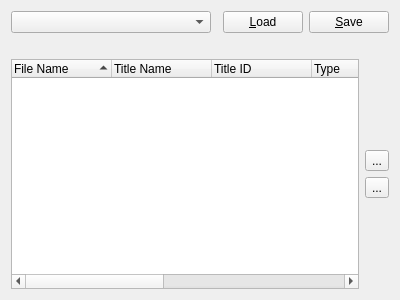
<?xml version="1.0" encoding="UTF-8"?>
<ui version="4.0">
 <class>MainWindow</class>
 <widget class="QMainWindow" name="MainWindow">
  <property name="geometry">
   <rect>
    <x>0</x>
    <y>0</y>
    <width>400</width>
    <height>300</height>
   </rect>
  </property>
  <property name="windowTitle">
   <string>FATOrderFile © 2015 Garou @GBAtemp</string>
  </property>
  <widget class="QWidget" name="centralWidget">
   <layout class="QGridLayout" name="gridLayout">
    <item row="3" column="4">
     <layout class="QGridLayout" name="gridLayoutArrange">
      <item row="1" column="0">
       <widget class="QToolButton" name="upButton">
        <property name="text">
         <string>...</string>
        </property>
       </widget>
      </item>
      <item row="2" column="0">
       <widget class="QToolButton" name="downButton">
        <property name="text">
         <string>...</string>
        </property>
       </widget>
      </item>
      <item row="0" column="0">
       <spacer name="verticalSpacerUp">
        <property name="orientation">
         <enum>Qt::Vertical</enum>
        </property>
        <property name="sizeHint" stdset="0">
         <size>
          <width>20</width>
          <height>40</height>
         </size>
        </property>
       </spacer>
      </item>
      <item row="3" column="0">
       <spacer name="verticalSpacerDown">
        <property name="orientation">
         <enum>Qt::Vertical</enum>
        </property>
        <property name="sizeHint" stdset="0">
         <size>
          <width>20</width>
          <height>40</height>
         </size>
        </property>
       </spacer>
      </item>
     </layout>
    </item>
    <item row="2" column="0">
     <spacer name="verticalSpacer">
      <property name="orientation">
       <enum>Qt::Vertical</enum>
      </property>
      <property name="sizeType">
       <enum>QSizePolicy::Maximum</enum>
      </property>
      <property name="sizeHint" stdset="0">
       <size>
        <width>20</width>
        <height>20</height>
       </size>
      </property>
     </spacer>
    </item>
    <item row="3" column="0" colspan="4">
     <widget class="QTreeWidget" name="treeWidget">
      <property name="sortingEnabled">
       <bool>true</bool>
      </property>
      <column>
       <property name="text">
        <string>File Name</string>
       </property>
      </column>
      <column>
       <property name="text">
        <string>Title Name</string>
       </property>
      </column>
      <column>
       <property name="text">
        <string>Title ID</string>
       </property>
      </column>
      <column>
       <property name="text">
        <string>Type</string>
       </property>
      </column>
      <column>
       <property name="text">
        <string>Size</string>
       </property>
      </column>
      <column>
       <property name="text">
        <string>Date Created</string>
       </property>
      </column>
      <column>
       <property name="text">
        <string>Date Last Accessed</string>
       </property>
      </column>
      <column>
       <property name="text">
        <string>Date Modified</string>
       </property>
      </column>
     </widget>
    </item>
    <item row="0" column="0" colspan="5">
     <layout class="QGridLayout" name="gridLayoutCommand">
      <item row="0" column="0">
       <widget class="QComboBox" name="comboBox">
        <property name="sizePolicy">
         <sizepolicy hsizetype="Minimum" vsizetype="Fixed">
          <horstretch>0</horstretch>
          <verstretch>0</verstretch>
         </sizepolicy>
        </property>
        <property name="minimumSize">
         <size>
          <width>200</width>
          <height>0</height>
         </size>
        </property>
       </widget>
      </item>
      <item row="0" column="1">
       <spacer name="horizontalSpacer">
        <property name="orientation">
         <enum>Qt::Horizontal</enum>
        </property>
        <property name="sizeHint" stdset="0">
         <size>
          <width>40</width>
          <height>20</height>
         </size>
        </property>
       </spacer>
      </item>
      <item row="0" column="2">
       <widget class="QPushButton" name="loadButton">
        <property name="sizePolicy">
         <sizepolicy hsizetype="Fixed" vsizetype="Fixed">
          <horstretch>0</horstretch>
          <verstretch>0</verstretch>
         </sizepolicy>
        </property>
        <property name="text">
         <string>&amp;Load</string>
        </property>
       </widget>
      </item>
      <item row="0" column="3">
       <widget class="QPushButton" name="saveButton">
        <property name="sizePolicy">
         <sizepolicy hsizetype="Fixed" vsizetype="Fixed">
          <horstretch>0</horstretch>
          <verstretch>0</verstretch>
         </sizepolicy>
        </property>
        <property name="text">
         <string>&amp;Save</string>
        </property>
       </widget>
      </item>
     </layout>
    </item>
   </layout>
  </widget>
 </widget>
 <layoutdefault spacing="6" margin="11"/>
 <resources/>
 <connections/>
</ui>
